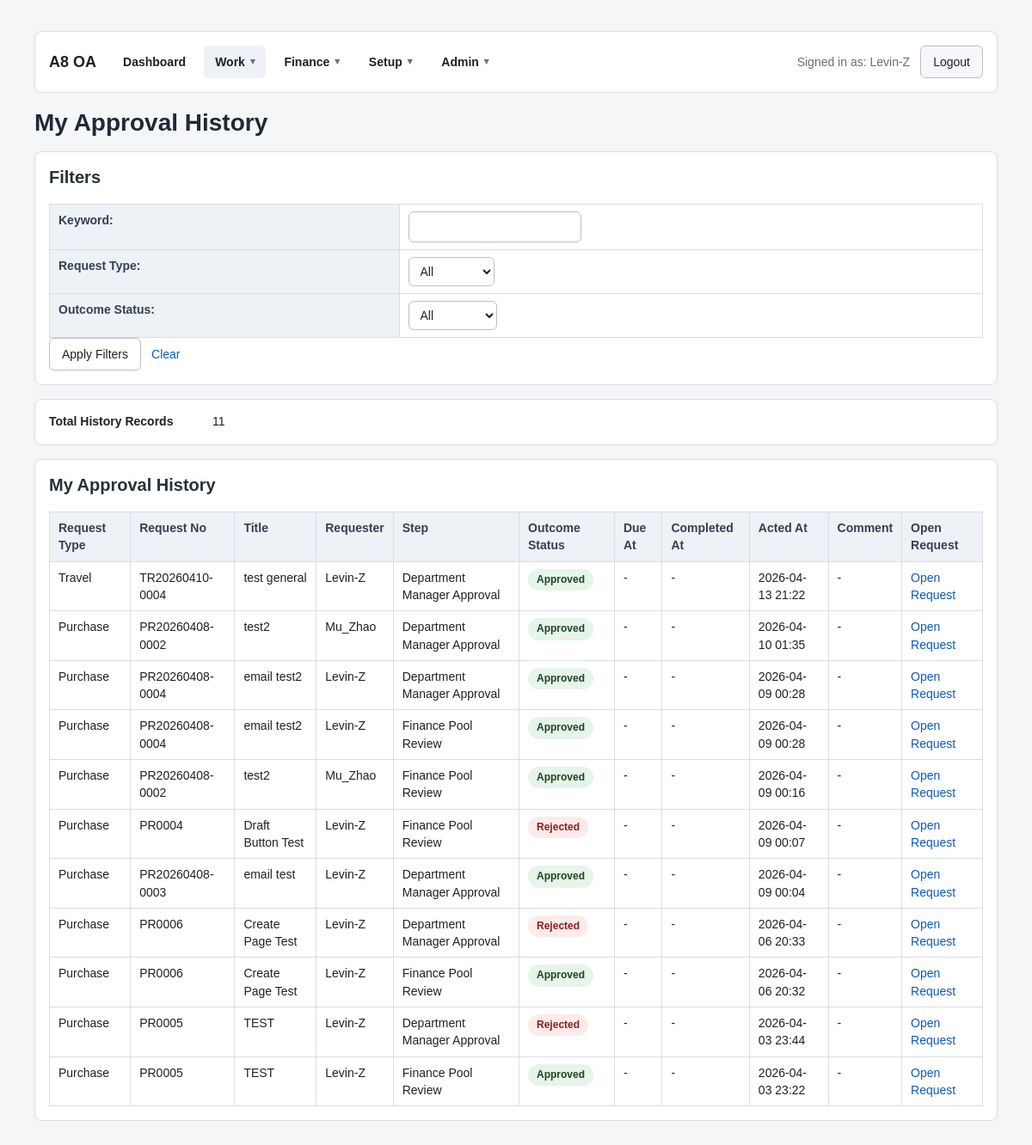
Before: /approvals/my-history/ (signed in) with the older database file.
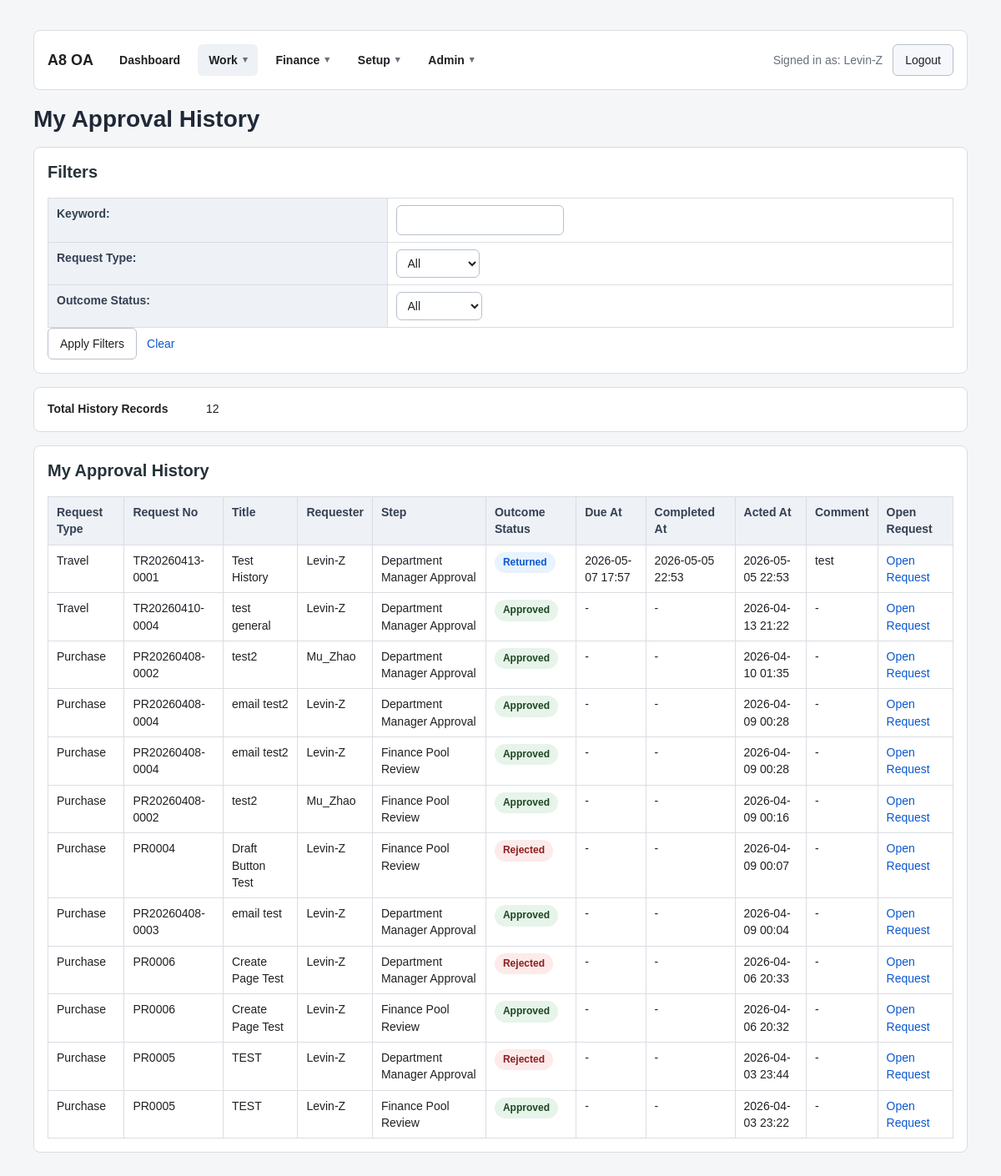
After: the same page with the newer database file.
### accounts/models.py (models this page shows)
class User(AbstractUser):
    employee_id = models.CharField(max_length=30, blank=True, default="")
    display_name = models.CharField(max_length=150, blank=True, default="")
    job_title = models.CharField(max_length=100, blank=True, default="")
    phone = models.CharField(max_length=30, blank=True, default="")
    approval_level = models.CharField(
        max_length=20,
        choices=ApprovalLevel,
        default=ApprovalLevel.STAFF,
    )
    primary_department = models.ForeignKey(
        "Department",
        null=True,
        blank=True,
        on_delete=models.SET_NULL,
        related_name="primary_users",
    )
    can_approve_all_departments = models.BooleanField(default=False)
    class Meta:
        db_table = "PS_A8_USER"
        verbose_name = "User"
        verbose_name_plural = "Users"
    def __str__(self):
        return self.display_name or self.username

### approvals/models.py (models this page shows, shortened)
class ApprovalTask(models.Model):
    purchase_request = models.ForeignKey(
        "purchase.PurchaseRequest",
        null=True,
        blank=True,
        on_delete=models.CASCADE,
        related_name="approval_tasks",
    )
    request_content_type = models.ForeignKey(
        ContentType,
        null=True,
        blank=True,
        on_delete=models.CASCADE,
        related_name="approval_tasks",
    )
    request_object_id = models.PositiveBigIntegerField(
        null=True,
        blank=True,
    )
    request_object = GenericForeignKey("request_content_type", "request_object_id")
    rule = models.ForeignKey(
        ApprovalRule,
        on_delete=models.PROTECT,
        related_name="tasks",
    )
    step = models.ForeignKey(
        ApprovalRuleStep,
        on_delete=models.PROTECT,
        related_name="tasks",
    )
    step_no = models.PositiveIntegerField()
    step_name = models.CharField(max_length=100)
    assigned_user = models.ForeignKey(
        settings.AUTH_USER_MODEL,
        null=True,
        blank=True,
        on_delete=models.SET_NULL,
        related_name="approval_tasks",
    )
    status = models.CharField(
        max_length=20,
        choices=ApprovalTaskStatus,
        default=ApprovalTaskStatus.WAITING,
    )
    acted_by = models.ForeignKey(
        settings.AUTH_USER_MODEL,
        null=True,
        blank=True,
        on_delete=models.SET_NULL,
        related_name="acted_approval_tasks",
    )
    acted_at = models.DateTimeField(null=True, blank=True)
    comment = models.TextField(blank=True, default="")
    created_at = models.DateTimeField(auto_now_add=True)
    due_at = models.DateTimeField(null=True, blank=True)
    completed_at = models.DateTimeField(null=True, blank=True)
    last_reminder_sent_at = models.DateTimeField(null=True, blank=True)
    last_escalation_sent_at = models.DateTimeField(null=True, blank=True)
    reminder_count = models.PositiveIntegerField(default=0)
    escalation_count = models.PositiveIntegerField(default=0)
    class Meta:
        db_table = "PS_A8_AP_TASK"
        verbose_name = "Approval Task"
        verbose_name_plural = "Approval Tasks"
        ordering = ["purchase_request", "step_no"]
        unique_together = ("purchase_request", "step_no")
        constraints = [
            models.UniqueConstraint(
                fields=["request_content_type", "request_object_id", "step_no"],
                condition=models.Q(
                    request_content_type__isnull=False,
                    request_object_id__isnull=False,
                ),
                name="uq_generic_request_step",
            ),
        ]
    @property
    def is_open_task(self):
        return self.status in [
            ApprovalTaskStatus.WAITING,
            ApprovalTaskStatus.POOL,
            ApprovalTaskStatus.PENDING,
        ]
    @property
    def is_overdue(self):
        return bool(
            self.due_at
            and self.is_open_task
            and timezone.now() > self.due_at
        )
    @property
    def due_status_label(self):
        if not self.due_at:
            return "-"
        if self.completed_at:
            return "Completed"
        if self.is_overdue:
            delta = timezone.now() - self.due_at
            days = max(1, delta.days)
            return f"Overdue by {days} day(s)"
        return "On Time"
    def get_request_object(self):
        return self.request_object or self.purchase_request
    @property
    def request_no(self):
        request_obj = self.get_request_object()
        return (
            getattr(request_obj, "pr_no", "")
            or getattr(request_obj, "travel_no", "")
            or getattr(request_obj, "project_code", "")
            or ""
        )
    @property
    def request_title(self):
        request_obj = self.get_request_object()
        return (
            getattr(request_obj, "title", "")
            or getattr(request_obj, "purpose", "")
            or getattr(request_obj, "project_name", "")
            or ""
        )

### travel/models.py (models this page shows, shortened)
class TravelRequest(models.Model):
    travel_no = models.CharField(max_length=30, unique=True, blank=True)
    requester = models.ForeignKey(
        settings.AUTH_USER_MODEL,
        on_delete=models.PROTECT,
        related_name="travel_requests",
    )
    request_department = models.ForeignKey(
        "accounts.Department",
        on_delete=models.PROTECT,
        related_name="travel_requests",
    )
    project = models.ForeignKey(
        "projects.Project",
        on_delete=models.PROTECT,
        related_name="travel_requests",
    )
    matched_rule = models.ForeignKey(
        "approvals.ApprovalRule",
        null=True,
        blank=True,
        on_delete=models.SET_NULL,
        related_name="travel_requests",
    )
    parent_request = models.ForeignKey(
        "self",
        null=True,
        blank=True,
        on_delete=models.SET_NULL,
        related_name="supplemental_requests",
    )
    status = models.CharField(
        max_length=30,
        choices=TravelRequestStatus,
        default=TravelRequestStatus.DRAFT,
    )
    request_date = models.DateField(default=timezone.localdate)
    purpose = models.CharField(max_length=200)
    origin_city = models.CharField(max_length=100)
    destination_city = models.CharField(max_length=100)
    start_date = models.DateField()
    end_date = models.DateField()
    estimated_total = models.DecimalField(max_digits=12, decimal_places=2, default=0)
    actual_total = models.DecimalField(max_digits=12, decimal_places=2, default=0)
    per_diem_days = models.DecimalField(max_digits=8, decimal_places=2, default=0)
    per_diem_daily_amount = models.DecimalField(max_digits=12, decimal_places=2, default=0)
    per_diem_allowed_total = models.DecimalField(max_digits=12, decimal_places=2, default=0)
    per_diem_claim_total = models.DecimalField(max_digits=12, decimal_places=2, default=0)
    currency = models.CharField(
        max_length=10,
        choices=CurrencyCode,
        default=CurrencyCode.USD,
    )
    notes = models.TextField(blank=True, default="")
    supplemental_reason = models.TextField(blank=True, default="")
    is_over_estimate = models.BooleanField(default=False)
    actual_review_status = models.CharField(
        max_length=30,
        choices=TravelActualReviewStatus,
        default=TravelActualReviewStatus.NOT_REQUIRED,
    )
    actual_review_comment = models.TextField(blank=True, default="")
    actual_reviewed_by = models.ForeignKey(
        settings.AUTH_USER_MODEL,
        null=True,
        blank=True,
        on_delete=models.SET_NULL,
        related_name="travel_actual_reviews",
    )
    actual_reviewed_at = models.DateTimeField(null=True, blank=True)
    pending_overage_amount = models.DecimalField(max_digits=12, decimal_places=2, default=0)
    pending_overage_note = models.TextField(blank=True, default="")
    class Meta:
        db_table = "PS_A8_TR_HDR"
        verbose_name = "Travel Request"
        verbose_name_plural = "Travel Requests"
        ordering = ["-request_date", "travel_no"]

### purchase/models.py (models this page shows, shortened)
class PurchaseRequest(models.Model):
    pr_no = models.CharField(max_length=30, unique=True)
    title = models.CharField(max_length=200)
    requester = models.ForeignKey(
        settings.AUTH_USER_MODEL,
        on_delete=models.PROTECT,
        related_name="purchase_requests",
    )
    request_department = models.ForeignKey(
        "accounts.Department",
        on_delete=models.PROTECT,
        related_name="purchase_requests",
    )
    project = models.ForeignKey(
        "projects.Project",
        on_delete=models.PROTECT,
        related_name="purchase_requests",
    )
    matched_rule = models.ForeignKey(
        "approvals.ApprovalRule",
        null=True,
        blank=True,
        on_delete=models.SET_NULL,
        related_name="purchase_requests",
    )
    parent_request = models.ForeignKey(
        "self",
        null=True,
        blank=True,
        on_delete=models.SET_NULL,
        related_name="supplemental_requests",
    )
    status = models.CharField(
        max_length=20,
        choices=RequestStatus,
        default=RequestStatus.DRAFT,
    )
    fulfillment_status = models.CharField(
        max_length=20,
        choices=PurchaseFulfillmentStatus,
        default=PurchaseFulfillmentStatus.NOT_STARTED,
    )
    request_date = models.DateField()
    needed_by_date = models.DateField(null=True, blank=True)
    currency = models.CharField(
    max_length=10,
    choices=CurrencyCode,
    default=CurrencyCode.USD,
    )
    estimated_total = models.DecimalField(max_digits=12, decimal_places=2, default=0)
    justification = models.TextField(blank=True, default="")
    vendor_suggestion = models.CharField(max_length=100, blank=True, default="")
    delivery_location = models.CharField(max_length=200, blank=True, default="")
    notes = models.TextField(blank=True, default="")
    supplemental_reason = models.TextField(blank=True, default="")
    is_over_estimate = models.BooleanField(default=False)
    actual_review_status = models.CharField(
        max_length=30,
        choices=PurchaseActualReviewStatus,
        default=PurchaseActualReviewStatus.NOT_REQUIRED,
    )
    actual_review_comment = models.TextField(blank=True, default="")
    actual_reviewed_by = models.ForeignKey(
        settings.AUTH_USER_MODEL,
        null=True,
        blank=True,
        on_delete=models.SET_NULL,
        related_name="purchase_actual_reviews",
    )
    actual_reviewed_at = models.DateTimeField(null=True, blank=True)
    pending_overage_amount = models.DecimalField(max_digits=12, decimal_places=2, default=0)
    pending_overage_note = models.TextField(blank=True, default="")
    class Meta:
        db_table = "PS_A8_PR_HDR"
        verbose_name = "Purchase Request"
        verbose_name_plural = "Purchase Requests"
        ordering = ["-request_date", "pr_no"]

### approvals/views.py (the view, shortened to what this page needs)
# urls.py: path("my-history/", views.my_history, name="my_history"),
@login_required
def my_history(request):
    history_qs = (
        ApprovalTask.objects.filter(
            acted_by=request.user,
            acted_at__isnull=False,
        )
        .select_related(
            "purchase_request",
            "request_content_type",
            "rule",
            "step",
            "assigned_user",
            "acted_by",
        )
        .prefetch_related("candidates")
        .order_by("-acted_at", "-id")
    )
    history_tasks = list(history_qs)
    for task in history_tasks:
        _decorate_task(task)
    filter_form = ApprovalTaskHistoryFilterForm(request.GET or None)
    paginator = Paginator(history_tasks, 12)
    page_obj = paginator.get_page(request.GET.get("page"))
    querydict = request.GET.copy()
    querydict.pop("page", None)
    pagination_querystring = querydict.urlencode()
    context = {
        "filter_form": filter_form,
        "page_obj": page_obj,
        "pagination_querystring": pagination_querystring,
        "history_count": len(history_tasks),
    }
    return render(request, "approvals/my_history.html", context)

### approvals/templates/approvals/my_history.html (shortened to what this page needs)
{% extends "purchase/base.html" %}
{% block page_title %}My Approval History{% endblock %}
{% block content %}
<div class="card">
    <h2>Filters</h2>
    <form method="get">
        <table>
            {{ filter_form.as_table }}
        </table>
        <div class="action-row">
            <button type="submit">Apply Filters</button>
            <a href="{% url 'approvals:my_history' %}">Clear</a>
        </div>
    </form>
</div>
<div class="card">
    <div class="summary-grid">
        <div class="summary-label">Total History Records</div>
        <div>{{ history_count }}</div>
    </div>
</div>
<div class="card">
    <h2>My Approval History</h2>
    <table>
        <thead>
            <tr>
                <th>Request Type</th>
                <th>Request No</th>
                <th>Title</th>
                <th>Requester</th>
                <th>Step</th>
                <th>Outcome Status</th>
                <th>Due At</th>
                <th>Completed At</th>
                <th>Acted At</th>
                <th>Comment</th>
                <th>Open Request</th>
            </tr>
        </thead>
        <tbody>
            {% for task in page_obj.object_list %}
            <tr>
                <td>{{ task.request_type_label }}</td>
                <td>{{ task.request_no }}</td>
                <td>{{ task.request_title }}</td>
                <td>{{ task.request_requester_display }}</td>
                <td>{{ task.step_name }}</td>
                <td><span class="badge {{ task.task_status_badge_class }}">{{ task.get_status_display }}</span></td>
                <td>
                    {% if task.due_at %}
                    {{ task.due_at|date:"Y-m-d H:i" }}
                    {% else %}
                    -
                    {% endif %}
                </td>
                <td>
                    {% if task.completed_at %}
                    {{ task.completed_at|date:"Y-m-d H:i" }}
                    {% else %}
                    -
                    {% endif %}
                </td>
                <td>
                    {% if task.acted_at %}
                    {{ task.acted_at|date:"Y-m-d H:i" }}
                    {% else %}
                    -
                    {% endif %}
                </td>
                <td>{{ task.comment|default:"-" }}</td>
                <td>
                    <a href="{{ task.request_detail_url }}">Open Request</a>
                </td>
            </tr>
            {% empty %}
            <tr>
                <td colspan="11">No approval history records.</td>
            </tr>
            {% endfor %}
        </tbody>
    </table>
</div>
{% endblock %}

### templates/includes/top_nav.html (shortened to what this page needs)
<header class="top-nav card">
    {% if request.user.is_authenticated %}
    <div class="nav-brand">
        <a href="{% url 'dashboard:home' %}">A8 OA</a>
    </div>
    <nav class="nav-groups" aria-label="Primary navigation">
        {% if top_navigation.dashboard %}
        <a
            class="nav-direct-link{% if top_navigation.dashboard.active %} is-active{% endif %}"
            href="{{ top_navigation.dashboard.url }}"
        >
            {{ top_navigation.dashboard.label }}
        </a>
        {% endif %}
        {% for group in top_navigation.groups %}
            {% include "includes/dropdown_nav.html" with group=group %}
        {% endfor %}
    </nav>
    <div class="nav-user">
        <span class="muted">Signed in as: {{ request.user }}</span>
        <form method="post" action="{% url 'logout' %}" class="inline-form">
            <button type="submit" class="btn btn-secondary">Logout</button>
        </form>
    </div>
    {% else %}
    <div class="nav-brand">
        <a href="{% url 'login' %}">A8 OA</a>
    </div>
    <a href="{% url 'login' %}" class="btn btn-primary">Login</a>
    {% endif %}
</header>

Changed rows visible on the page:
now on this page (row edited): ApprovalTask: request_type_label "Travel", request_no "TR20260413-0001", request_title "Test History", request_requester_display "Levin-Z", step_name "Department Manager Approval", status "Returned", due_at "2026-05-07 17:57", completed_at "2026-05-05 22:53", acted_at "2026-05-05 22:53", comment "test"
Other visible differences:
{{ history_count }}: "11" → "12"
